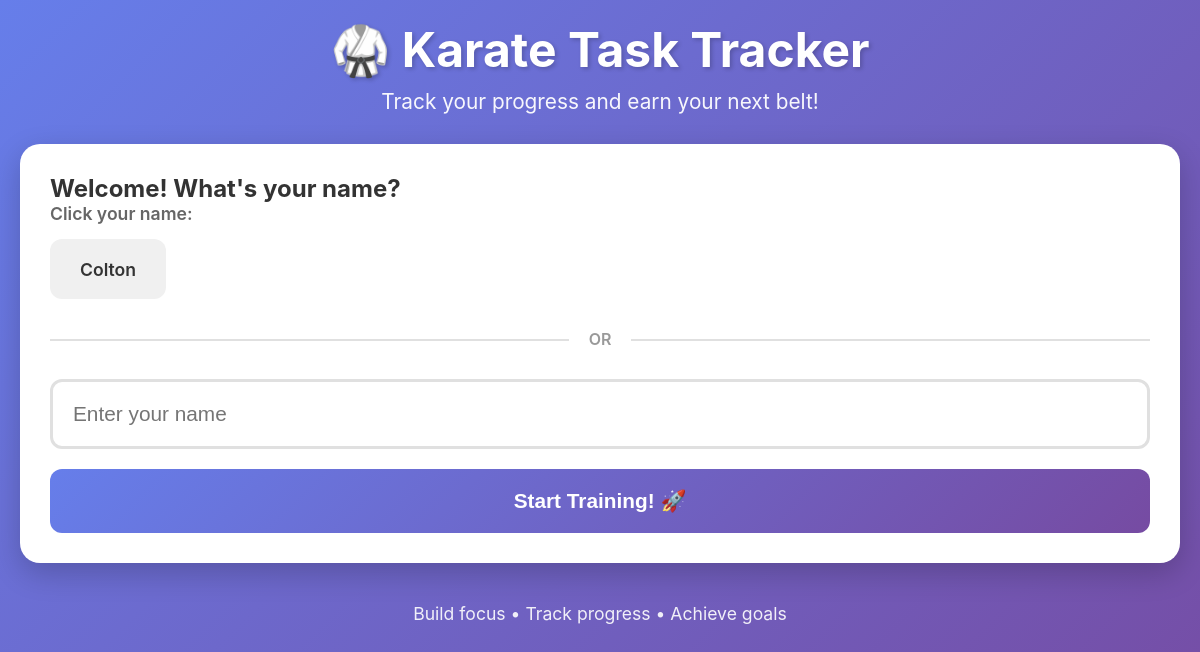
Before: / with the older database file.
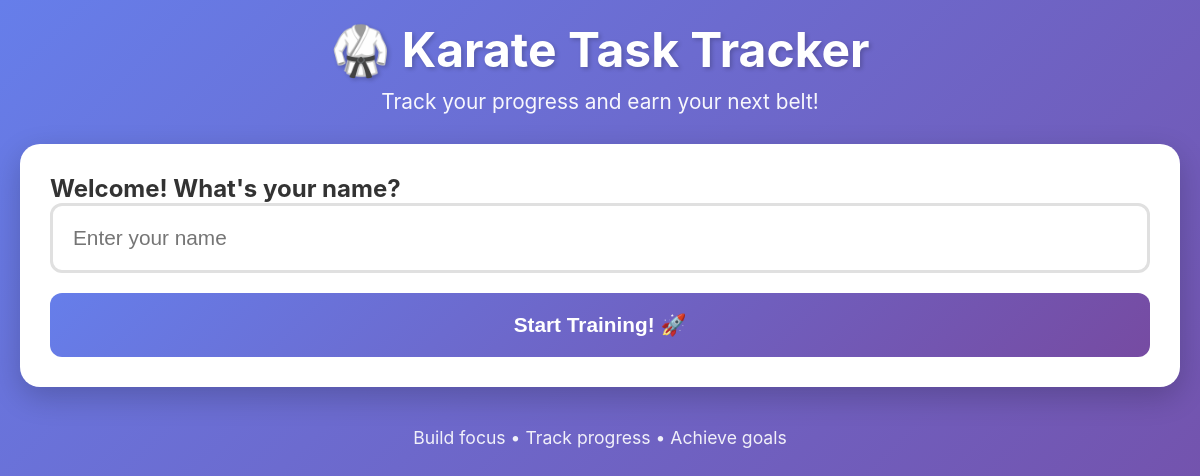
After: the same page with the newer database file.
### tables this page shows
CREATE TABLE students
                 (id INTEGER PRIMARY KEY AUTOINCREMENT,
                  name TEXT NOT NULL UNIQUE,
                  created_at TIMESTAMP DEFAULT CURRENT_TIMESTAMP);

### main.py (the view)
@app.get("/", response_class=HTMLResponse)
async def home(request: Request):
    conn = sqlite3.connect(DB_PATH)
    c = conn.cursor()
    c.execute("SELECT id, name FROM students ORDER BY created_at DESC")
    students = [{"id": row[0], "name": row[1]} for row in c.fetchall()]
    conn.close()
    return templates.TemplateResponse("index.html", {
        "request": request,
        "students": students
    })

### templates/index.html (shortened to what this page needs)
<!DOCTYPE html>
<html lang="en">
<head>
    <link rel="stylesheet" href="/static/style.css">
</head>
<body>
    <div class="container">
        <div class="header">
            <h1>🥋 Karate Task Tracker</h1>
            <p class="subtitle">Track your progress and earn your next belt!</p>
        </div>
        <div class="card">
            <h2>Welcome! What's your name?</h2>
            {% if students %}
            <div class="existing-students">
                <p class="label">Click your name:</p>
                <div class="student-buttons">
                    {% for student in students %}
                    <a href="/student/{{ student.id }}" class="btn btn-secondary">
                        {{ student.name }}
                    </a>
                    {% endfor %}
                </div>
            </div>
            <div class="divider">
                <span>OR</span>
            </div>
            {% endif %}
            <form method="post" action="/student/create" class="name-form">
                <input
                    type="text"
                    name="name"
                    placeholder="Enter your name"
                    required
                    class="name-input"
                    autocomplete="off"
                >
                <button type="submit" class="btn btn-primary btn-large">
                    Start Training! 🚀
                </button>
            </form>
        </div>
        <div class="footer">
            <p>Build focus • Track progress • Achieve goals</p>
        </div>
    </div>
</body>
</html>

### static/style.css (style rules this page uses)
* { margin: 0; padding: 0; box-sizing: border-box; }
body { font-family: -apple-system, BlinkMacSystemFont, 'Segoe UI', Roboto, 'Helvetica Neue', Arial, sans-serif; background: linear-gradient(135deg, #667eea 0%, #764ba2 100%); min-height: 100vh; padding: 20px; color: #333; }
.container { max-width: 1200px; margin: 0 auto; }
.header { text-align: center; margin-bottom: 30px; color: white; }
.header h1 { font-size: 3rem; margin-bottom: 10px; text-shadow: 2px 2px 4px rgba(0,0,0,0.2); }
.subtitle { font-size: 1.3rem; opacity: 0.95; }
.card { background: white; border-radius: 20px; padding: 30px; margin-bottom: 25px; box-shadow: 0 10px 30px rgba(0,0,0,0.2); }
.btn { padding: 15px 30px; border: none; border-radius: 12px; font-size: 1.1rem; font-weight: 600; cursor: pointer; transition: all 0.3s ease; text-decoration: none; display: inline-block; text-align: center; min-height: 60px; display: flex; align-items: center; justify-content: center; }
.btn-primary { background: linear-gradient(135deg, #667eea 0%, #764ba2 100%); color: white; }
.btn-large { padding: 20px 40px; font-size: 1.3rem; width: 100%; }
.name-form { display: flex; flex-direction: column; gap: 20px; }
.name-input { padding: 20px; font-size: 1.3rem; border: 3px solid #e0e0e0; border-radius: 12px; transition: border-color 0.3s; }
.footer { text-align: center; color: white; margin-top: 40px; font-size: 1.1rem; opacity: 0.9; }

Changed rows visible on the page:
removed students: name "Colton"
Other visible differences:
text no longer shown: "Click your name: OR"
